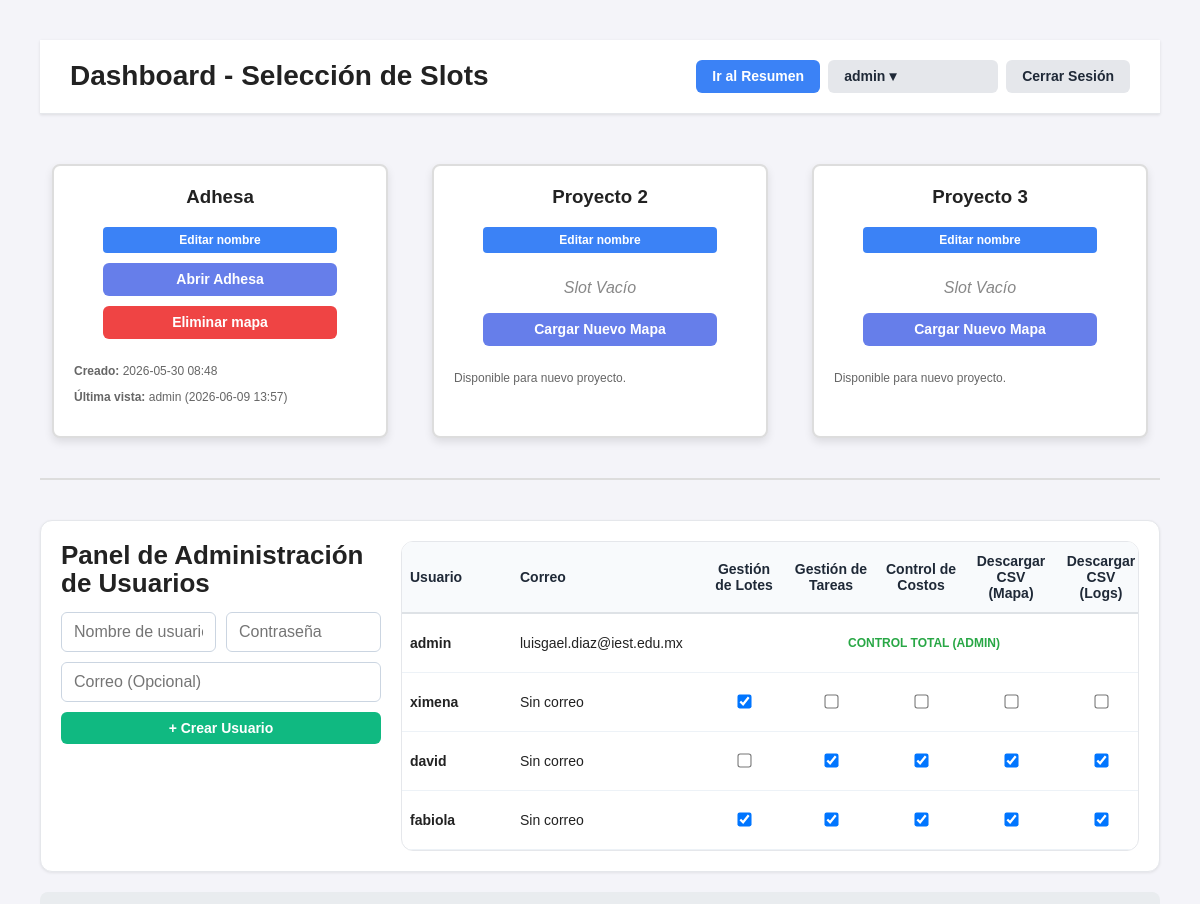
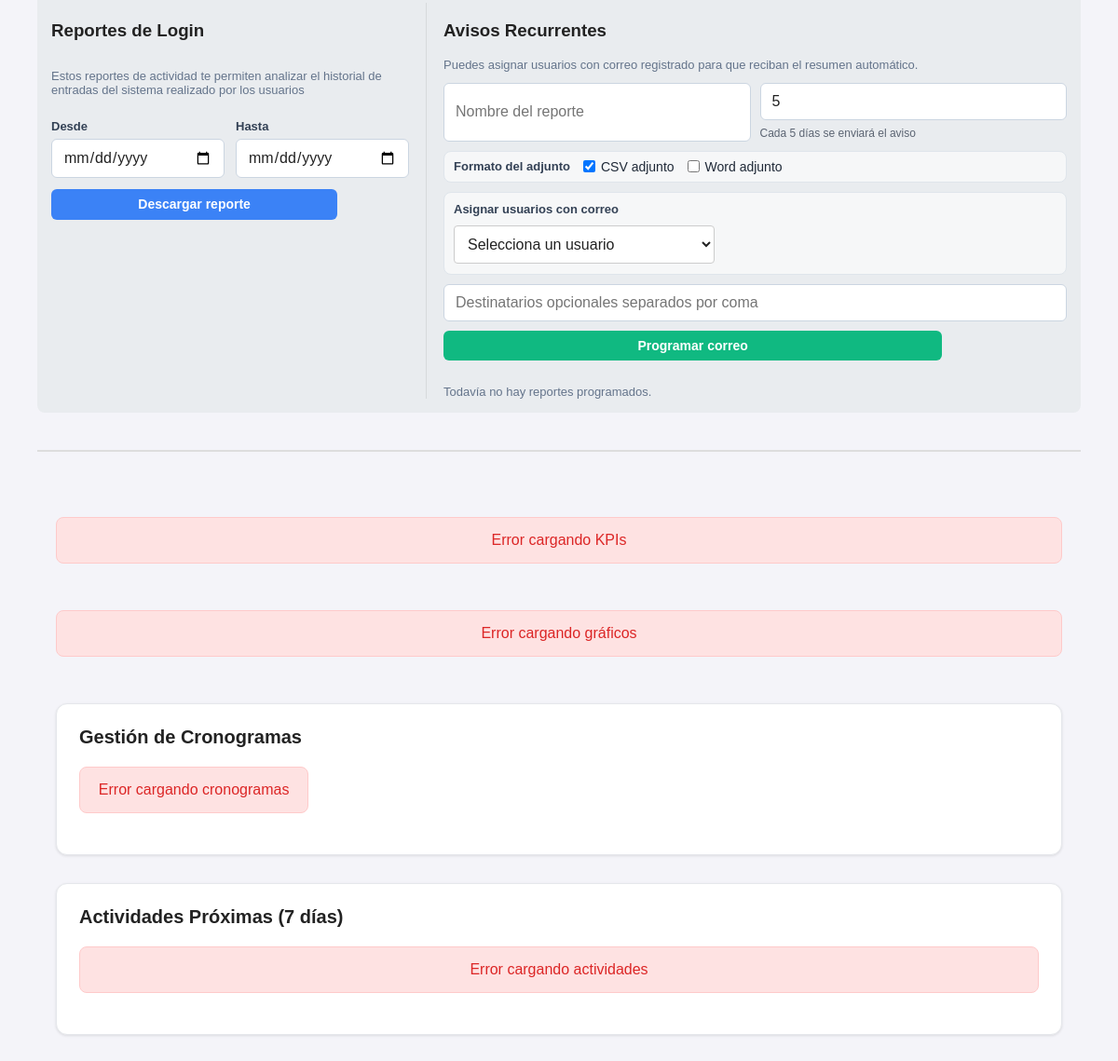
/dashboard (signed in), run on the app's committed database (2 pictures, top to bottom).
### tables this page shows
CREATE TABLE slots
                         (id INTEGER PRIMARY KEY, nombre_real TEXT, slug TEXT, kml_data TEXT, 
                          creado_en TEXT, visto_por TEXT, visto_en TEXT);

CREATE TABLE usuarios
                         (id INTEGER PRIMARY KEY, username TEXT UNIQUE, password_hash TEXT,
                          rol TEXT, puede_agregar INTEGER, ultima_conexion TEXT, puede_editar INTEGER DEFAULT 0, puede_agregar_tareas INTEGER DEFAULT 0, puede_marcar_tareas INTEGER DEFAULT 0, puede_ver_costos INTEGER DEFAULT 0, puede_descargar_mapa INTEGER DEFAULT 0, puede_descargar_logs INTEGER DEFAULT 0, correo TEXT DEFAULT NULL);

### rutas/dashboard.py (the view)
@dashboard_bp.route('/dashboard')
def index():
    if not session.get('logeado'):
        return redirect(url_for('login.index'))
    slots = db.obtener_todos_los_slots()
    usuarios = db.obtener_todos_los_usuarios() if session.get('rol') == 'admin' else []
    reportes_programados = []
    if session.get('rol') == 'admin':
        for reporte in db.obtener_reportes_programados():
            destinatarios_raw = reporte[3] or ''
            formato_raw = reporte[4] or ''
            try:
                destinatarios = json.loads(destinatarios_raw) if destinatarios_raw else []
            except Exception:
                destinatarios = [x.strip() for x in str(destinatarios_raw).replace(';', ',').split(',') if x.strip()]
            try:
                formatos = json.loads(formato_raw) if formato_raw and str(formato_raw).strip().startswith('[') else []
            except Exception:
                formatos = [x.strip().lower() for x in str(formato_raw).replace(';', ',').split(',') if x.strip()]
            if not isinstance(formatos, list):
                formatos = [str(formatos).strip().lower()] if str(formatos).strip() else []
            formatos = [x for x in formatos if x]
            reportes_programados.append({
                'id': reporte[0],
                'nombre': reporte[1],
                'frecuencia_dias': reporte[2],
                'destinatarios': destinatarios,
                'formato': formatos,
                'formato_texto': ' + '.join(f.upper() for f in formatos) if formatos else 'CSV',
                'activo': bool(reporte[5]),
                'creado_por': reporte[6],
                'creado_en': reporte[7],
                'ultimo_envio': reporte[8],
                'proximo_envio': reporte[9],
            })
    kml_saved = request.args.get('kml_saved')
    return render_template('dashboard.html', slots=slots, usuarios=usuarios, reportes_programados=reportes_programados, rol_actual=session.get('rol'), kml_saved=kml_saved)

### templates/dashboard.html (shortened to what this page needs)
<!doctype html>
<html lang="es">
<head>
    <link rel="stylesheet" href="{{ url_for('static', filename='css/common.css') }}">
    <link rel="stylesheet" href="{{ url_for('static', filename='css/dashboard.css') }}">
    <link rel="stylesheet" href="{{ url_for('static', filename='css/dashboard_main.css') }}">
</head>
<body data-kml-saved="{{ kml_saved or '' }}">
    <div class="dashboard-header">
        <h1>Dashboard - Selección de Slots</h1>
        <div class="header-actions">
            <a href="#resumen-graficos" class="btn btn-info btn-auto quick-link-btn">Ir al Resumen</a>
            {% if rol_actual == 'admin' %}
            <div class="dropdown admin-dropdown-wrap">
                <a class="btn btn-secondary btn-auto user-menu-btn" href="#" id="adminMenu">{{ session.get('username', 'Admin') }} ▾</a>
            </div>
            {% endif %}
            <a href="/logout" class="btn btn-secondary btn-auto logout-btn">Cerrar Sesión</a>
        </div>
    </div>
    <div class="slots-container">
        {% for slot in slots %}
        <div class="slot">
            <h3>{{ slot[1] }}</h3>
            {% if rol_actual == 'admin' %}
            <button type="button" class="btn btn-info btn-small" data-slot-id="{{ slot[0] }}" data-slot-name="{{ slot[1] }}" onclick="abrirModalNombreSlot(this)">Editar nombre</button>
            {% endif %}
            {% if slot[3] %}
            <a href="/adhesa/{{ slot[2] }}" class="btn">Abrir {{ slot[1] }}</a>
            <button onclick="abrirModal('{{ slot[0] }}')" class="btn btn-delete">Eliminar mapa</button>
            <div class="metadata">
                <p><strong>Creado:</strong> {{ slot[4] }}</p>
                <p><strong>Última vista:</strong> {{ slot[5] }} ({{ slot[6] }})</p>
            </div>
            {% else %}
            <p class="slot-empty">Slot Vacío</p>
            <form action="/cargar_kml/{{ slot[0] }}" method="POST" enctype="multipart/form-data">
                <label for="upload-{{ slot[0] }}" class="btn btn-empty">Cargar Nuevo Mapa</label>
            </form>
            <div class="metadata">
                <p>Disponible para nuevo proyecto.</p>
            </div>
            {% endif %}
        </div>
        {% endfor %}
    </div>
    {% if rol_actual == 'admin' %}
    <hr class="section-divider" />
    <div class="panel-card admin-users-panel">
        <div class="admin-users-form">
            <h2>Panel de Administración de Usuarios</h2>
            <form action="/admin/crear_usuario" method="POST" class="inline-form">
                <input type="text" name="nuevo_usuario" placeholder="Nombre de usuario" required class="field-input field-input-compact" />
                <input type="password" name="nueva_password" placeholder="Contraseña" required class="field-input field-input-compact" />
                <input type="email" name="nuevo_correo" placeholder="Correo (Opcional)" class="field-input field-input-wide" />
                <button type="submit" class="btn btn-success btn-auto admin-create-btn">+ Crear Usuario</button>
            </form>
        </div>
        <div class="admin-users-table-wrap">
        <table class="admin-table admin-users-table">
            <thead>
                <tr>
                    <th>Usuario</th>
                    <th>Correo</th>
                    <th class="text-center">Gestión de Lotes</th>
                    <th class="text-center">Gestión de Tareas</th>
                    <th class="text-center">Control de Costos</th>
                    <th class="text-center">Descargar CSV (Mapa)</th>
                    <th class="text-center">Descargar CSV (Logs)</th>
                </tr>
            </thead>
            <tbody>
                {% for u in usuarios %}
                <tr>
                    <td class="admin-user">{{ u[1] }}</td>
                    <td class="admin-email">{{ u[11] or 'Sin correo' }}</td>
                    {% if u[2] != 'admin' %}
                    <td class="permission-cell">
                        <input type="checkbox" {{ 'checked' if u[3]==1 }}
                            onclick="document.getElementById('toggle-lotes-{{ u[0] }}').submit()"
                            class="permission-toggle">
                    </td>
                    <td class="permission-cell">
                        <input type="checkbox" {{ 'checked' if u[6]==1 }}
                            onclick="document.getElementById('toggle-tareas-{{ u[0] }}').submit()"
                            class="permission-toggle">
                    </td>
                    <td class="permission-cell">
                        <input type="checkbox" {{ 'checked' if u[8]==1 }}
                            onclick="document.getElementById('toggle-costos-{{ u[0] }}').submit()"
                            class="permission-toggle">
                    </td>
                    <td class="permission-cell">
                        <input type="checkbox" {{ 'checked' if u[9]==1 }}
                            onclick="document.getElementById('toggle-descargas-mapa-{{ u[0] }}').submit()"
                            class="permission-toggle">
                    </td>
                    <td class="permission-cell">
                        <input type="checkbox" {{ 'checked' if u[10]==1 }}
                            onclick="document.getElementById('toggle-descargas-logs-{{ u[0] }}').submit()"
                            class="permission-toggle">
                    </td>
                    {% else %}
                    <td colspan="5" class="admin-total">CONTROL TOTAL (ADMIN)</td>
                    {% endif %}
                </tr>
                {% endfor %}
            </tbody>
        </table>
        </div>
    </div>
    {% endif %}
    {% if rol_actual == 'admin' %}
    <div class="report-panel">
        <div class="report-summary-panel">
            <h3>Reportes de Login</h3>
            <p class="panel-help">Estos reportes de actividad te permiten analizar el historial de entradas del sistema realizado por los usuarios</p>
            <form action="/admin/reporte/logins" method="POST" class="report-range-form">
                <div class="report-range-fields">
                    <label class="report-range-field">
                        <span class="field-label">Desde</span>
                        <input type="date" name="fecha_inicio" class="field-input" required>
                    </label>
                    <label class="report-range-field">
                        <span class="field-label">Hasta</span>
                        <input type="date" name="fecha_fin" class="field-input" required>
                    </label>
                </div>
                <button type="submit" class="btn btn-info btn-auto">Descargar reporte</button>
            </form>
        </div>
        <div class="report-schedule-panel">
            <h3>Avisos Recurrentes</h3>
            <p class="panel-help">Puedes asignar usuarios con correo registrado para que reciban el resumen automático.</p>
            <form action="/admin/programar_reporte_actividad" method="POST" class="report-schedule-form">
                <input type="text" name="nombre" placeholder="Nombre del reporte" class="field-input">
                <div class="report-frequency-field">
                    <input type="number" name="frecuencia_dias" min="1" step="1" value="5" placeholder="Cada X días" class="field-input" data-frequency-days>
                    <p class="report-frequency-legend" data-frequency-legend>Cada 5 días se enviará el aviso</p>
                </div>
                <div class="report-format-options">
                    <span class="field-label">Formato del adjunto</span>
                    <label class="checkbox-option">
                        <input type="checkbox" name="formatos" value="csv" checked>
                        <span>CSV adjunto</span>
                    </label>
                    <label class="checkbox-option">
                        <input type="checkbox" name="formatos" value="word">
                        <span>Word adjunto</span>
                    </label>
                </div>
                <div class="report-recipient-picker" data-recipient-picker>
                    <label for="recipient-user-select" class="field-label">Asignar usuarios con correo</label>
                    <select id="recipient-user-select" class="field-input report-recipient-select">
                        <option value="">Selecciona un usuario</option>
                    </select>
                    <div class="report-recipient-chips" data-recipient-chips aria-live="polite"></div>
                </div>
                <input type="text" name="destinatarios" placeholder="Destinatarios opcionales separados por coma" class="field-input report-recipient-input">
                <button type="submit" class="btn btn-success btn-auto">Programar correo</button>
            </form>
            <div class="report-schedule-list">
                {% if reportes_programados %}
                    {% for reporte in reportes_programados %}
                    <div class="report-schedule-card {{ 'is-active' if reporte.activo else 'is-inactive' }}">
                        <div class="report-schedule-head">
                            <strong>{{ reporte.nombre }}</strong>
                            <span class="schedule-badge">Cada {{ reporte.frecuencia_dias }} días</span>
                        </div>
                        <div class="report-schedule-meta">
                            <span>Formato: {{ reporte.formato_texto }}</span>
                            <span>Estado: {{ 'Activo' if reporte.activo else 'Pausado' }}</span>
                            <span>Próximo envío: {{ reporte.proximo_envio or '--' }}</span>
                            <span>Último envío: {{ reporte.ultimo_envio or '--' }}</span>
                            <span>Destinatarios: {{ reporte.destinatarios|join(', ') if reporte.destinatarios else 'Usa correos configurados' }}</span>
                        </div>
                        <div class="report-schedule-actions">
                            <form action="/admin/toggle_reporte_programado/{{ reporte.id }}" method="POST">
                                <button type="submit" class="btn btn-info btn-small">{{ 'Pausar' if reporte.activo else 'Activar' }}</button>
                            </form>
                            <form action="/admin/eliminar_reporte_programado/{{ reporte.id }}" method="POST" onsubmit="return confirm('¿Eliminar este reporte programado?');">
                                <button type="submit" class="btn btn-delete btn-small">Eliminar</button>
                            </form>
                        </div>
                    </div>
                    {% endfor %}
                {% else %}
                    <p class="panel-help">Todavía no hay reportes programados.</p>
                {% endif %}
            </div>
        </div>
    </div>
    {% endif %}
    <hr class="section-divider" />
    <div id="resumen-graficos" class="dashboard-container dashboard-resumen-graficos">
        <div class="kpi-grid" id="kpis-container">
        </div>
        <div class="charts-section" id="charts-container">
        </div>
        <div class="cronograma-section">
            <h2>Gestión de Cronogramas</h2>
            <div class="cronograma-grid" id="cronogramas-container">
            </div>
        </div>
        <div class="activities-section">
            <h2>Actividades Próximas (7 días)</h2>
            <div class="activity-timeline" id="actividades-container">
            </div>
        </div>
    </div>
</body>
</html>

### data on the page
slots: nombre_real "Adhesa", creado_en "2026-05-30 08:48", visto_por "admin", visto_en "2026-06-09 13:57"
slots: nombre_real "Proyecto 2"
slots: nombre_real "Proyecto 3"
usuarios: username "admin", correo "luisgael.diaz@iest.edu.mx", rol "CONTROL TOTAL (ADMIN)"
usuarios: username "ximena", u "Sin correo"
usuarios: username "david", u "Sin correo"
usuarios: username "fabiola", u "Sin correo"

### other printed values
{{ session.get('username', 'Admin') }} "admin"
